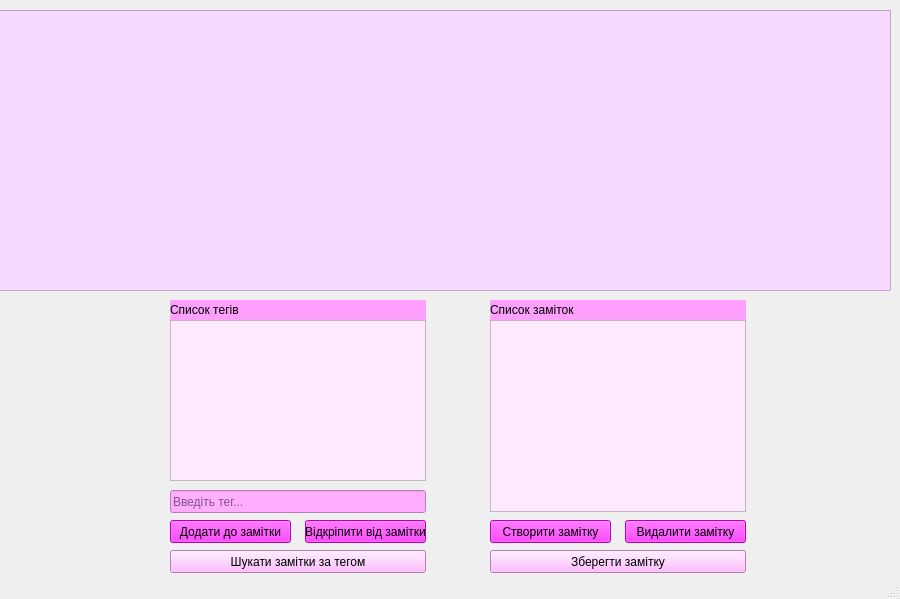
<?xml version="1.0" encoding="UTF-8"?>
<ui version="4.0">
 <class>MainWindow</class>
 <widget class="QMainWindow" name="MainWindow">
  <property name="geometry">
   <rect>
    <x>0</x>
    <y>0</y>
    <width>900</width>
    <height>599</height>
   </rect>
  </property>
  <property name="windowTitle">
   <string>MainWindow</string>
  </property>
  <widget class="QWidget" name="centralwidget">
   <widget class="QTextEdit" name="field_text">
    <property name="geometry">
     <rect>
      <x>-60</x>
      <y>10</y>
      <width>951</width>
      <height>281</height>
     </rect>
    </property>
    <property name="styleSheet">
     <string notr="true">background-color: rgb(245, 217, 255);</string>
    </property>
   </widget>
   <widget class="QListWidget" name="listWidget">
    <property name="geometry">
     <rect>
      <x>490</x>
      <y>320</y>
      <width>256</width>
      <height>192</height>
     </rect>
    </property>
    <property name="styleSheet">
     <string notr="true">background-color: rgb(255, 233, 254);</string>
    </property>
   </widget>
   <widget class="QListWidget" name="listWidget_2">
    <property name="geometry">
     <rect>
      <x>170</x>
      <y>320</y>
      <width>256</width>
      <height>161</height>
     </rect>
    </property>
    <property name="styleSheet">
     <string notr="true">background-color: rgb(255, 233, 254);</string>
    </property>
   </widget>
   <widget class="QPushButton" name="button_note_create">
    <property name="geometry">
     <rect>
      <x>490</x>
      <y>520</y>
      <width>121</width>
      <height>23</height>
     </rect>
    </property>
    <property name="styleSheet">
     <string notr="true">background-color: rgb(255, 0, 255);</string>
    </property>
    <property name="text">
     <string>Створити замітку</string>
    </property>
   </widget>
   <widget class="QPushButton" name="button_note_del">
    <property name="geometry">
     <rect>
      <x>625</x>
      <y>520</y>
      <width>121</width>
      <height>23</height>
     </rect>
    </property>
    <property name="styleSheet">
     <string notr="true">background-color: rgb(255, 0, 255);</string>
    </property>
    <property name="text">
     <string>Видалити замітку</string>
    </property>
   </widget>
   <widget class="QPushButton" name="button_note_save">
    <property name="geometry">
     <rect>
      <x>490</x>
      <y>550</y>
      <width>256</width>
      <height>23</height>
     </rect>
    </property>
    <property name="styleSheet">
     <string notr="true">background-color: rgb(255, 170, 255);</string>
    </property>
    <property name="text">
     <string>Зберегти замітку</string>
    </property>
   </widget>
   <widget class="QPushButton" name="button_tag_add">
    <property name="geometry">
     <rect>
      <x>170</x>
      <y>520</y>
      <width>121</width>
      <height>23</height>
     </rect>
    </property>
    <property name="styleSheet">
     <string notr="true">background-color: rgb(255, 0, 255);</string>
    </property>
    <property name="text">
     <string>Додати до замітки</string>
    </property>
   </widget>
   <widget class="QPushButton" name="button_tag_del">
    <property name="geometry">
     <rect>
      <x>305</x>
      <y>520</y>
      <width>121</width>
      <height>23</height>
     </rect>
    </property>
    <property name="styleSheet">
     <string notr="true">background-color: rgb(255, 0, 255);</string>
    </property>
    <property name="text">
     <string>Відкріпити від замітки</string>
    </property>
   </widget>
   <widget class="QPushButton" name="button_tag_search">
    <property name="geometry">
     <rect>
      <x>170</x>
      <y>550</y>
      <width>256</width>
      <height>23</height>
     </rect>
    </property>
    <property name="styleSheet">
     <string notr="true">background-color: rgb(255, 170, 255);</string>
    </property>
    <property name="text">
     <string>Шукати замітки за тегом</string>
    </property>
   </widget>
   <widget class="QLabel" name="list_notes_label">
    <property name="geometry">
     <rect>
      <x>490</x>
      <y>300</y>
      <width>256</width>
      <height>20</height>
     </rect>
    </property>
    <property name="styleSheet">
     <string notr="true">background-color: rgb(255, 160, 254);</string>
    </property>
    <property name="text">
     <string>Список заміток</string>
    </property>
   </widget>
   <widget class="QLabel" name="label_2">
    <property name="geometry">
     <rect>
      <x>170</x>
      <y>300</y>
      <width>256</width>
      <height>20</height>
     </rect>
    </property>
    <property name="styleSheet">
     <string notr="true">background-color: rgb(255, 160, 254);</string>
    </property>
    <property name="text">
     <string>Список тегів</string>
    </property>
   </widget>
   <widget class="QLineEdit" name="field_tag">
    <property name="geometry">
     <rect>
      <x>170</x>
      <y>490</y>
      <width>256</width>
      <height>23</height>
     </rect>
    </property>
    <property name="styleSheet">
     <string notr="true">background-color: rgb(255, 174, 255);</string>
    </property>
    <property name="text">
     <string/>
    </property>
    <property name="placeholderText">
     <string>Введіть тег...</string>
    </property>
   </widget>
  </widget>
  <widget class="QMenuBar" name="menubar">
   <property name="geometry">
    <rect>
     <x>0</x>
     <y>0</y>
     <width>900</width>
     <height>18</height>
    </rect>
   </property>
  </widget>
  <widget class="QStatusBar" name="statusbar"/>
 </widget>
 <resources/>
 <connections/>
</ui>
